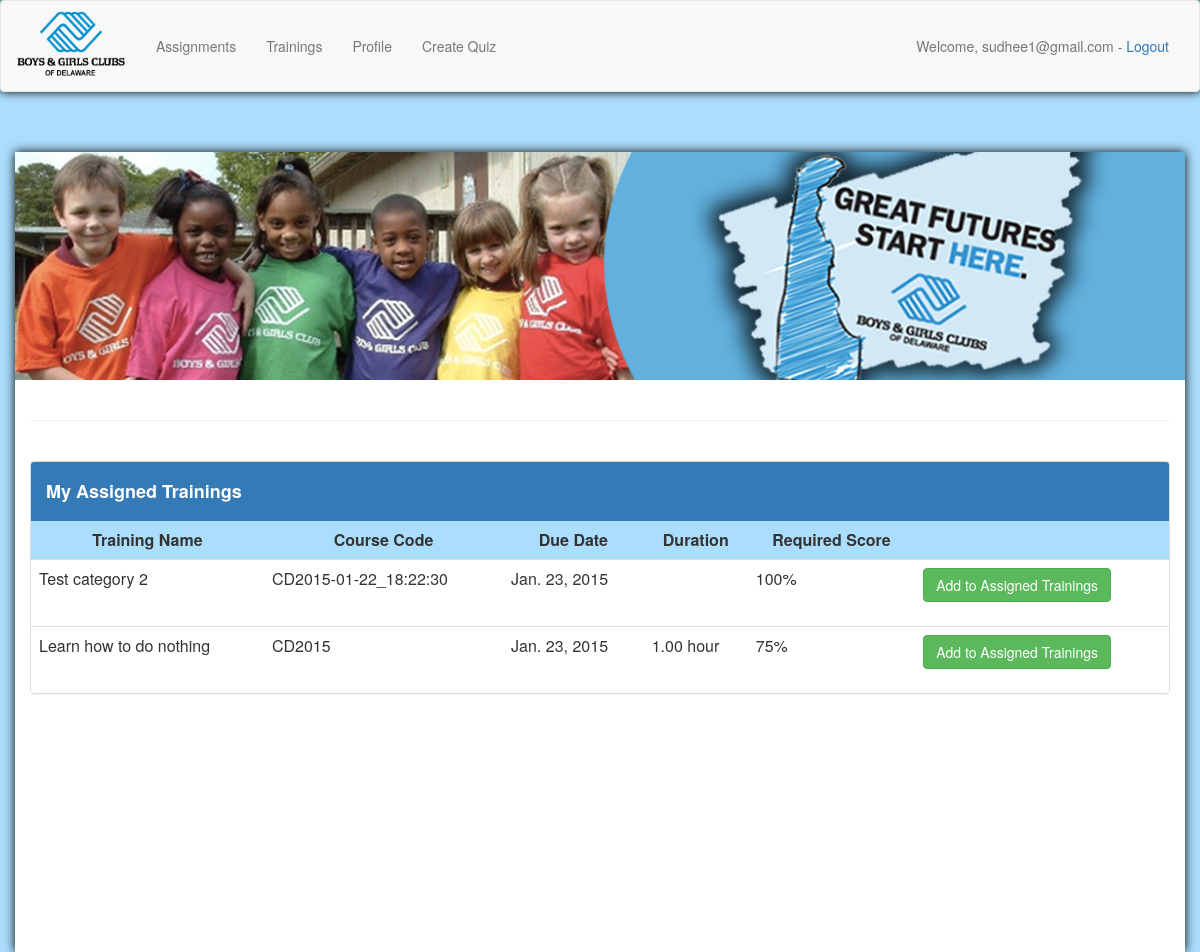
The app's page /trainings/ (signed in) with its own data.
### quiz_admin/models.py (models this page shows, shortened)
class Categories(models.Model):
    class Meta:
        verbose_name_plural = "quizzes"
    groups = models.ManyToManyField(Group, related_name='group')
    category_text = models.CharField(max_length=200, unique=True )
    category_description = models.CharField(max_length=1000, default="")
    course_code = models.CharField(max_length=40, default="CD"+datetime.datetime.now().strftime('%Y-%m-%d_%H:%M:%S'))
    due_date = models.DateField(default=datetime.date.today)
    duration_hours = models.DecimalField(max_digits=5, decimal_places=2, default=0.0)
    required_score = models.DecimalField(max_digits=3, decimal_places=0, default=100)
    training_text = models.CharField(max_length=10000, null=True)

### quizzes/views.py (the view, shortened to what this page needs)
# urls.py: url(r'^trainings/$', 'quizzes.views.trainings', name='trainings'),
@login_required
def trainings(request):
    alert_msg = ""
    alert_style = ""
    trainings = Categories.objects.all()
    context = {'trainings': trainings, 'alert_msg': alert_msg, 'alert_style': alert_style }
    return render(request, 'trainings.html', context)

### quizzes/templates/trainings.html (shortened to what this page needs)
{% include "base.html" %}
<head>
</head>
<body>
    <div class="container" style="background-color: #ffffff; height:100%; box-shadow:0 0 10px black;">
        <img src="{{ MEDIA_ROOT }}/media/BAGCA_DEE.png" style= "width: 877.5pt; margin-left:-11pt;"/>
        <br/><br>
        <hr/>
        <br>
        {% if trainings %}
            <div class="panel panel-default">
                <div class="panel-heading" style="background-color:rgb(51,122,183);margin-bottom:-2px;">
                    <h4 style="color:white;"><b>My Assigned Trainings</b></h4>
                </div>
                <table class="table table-striped" style="width:100%;">
                    <tr>
                        <th>Training Name</th>
                        <th>Course Code</th>
                        <th>Due Date</th>
                        <th>Duration</th>
                        <th>Required Score</th>
                        <th></th>
                    </tr>
                    {% for t in trainings %}
                        <tr>
                            <td style="margin-left: auto; margin-right: auto;">{{ t.category_text }}</td>
                            <td style="margin-left: auto; margin-right: auto;">{{ t.course_code }}</td>
                            <td style="margin-left: auto; margin-right: auto;">{{ t.due_date }}</td>
                            <td>
                            {% if t.duration_hours > 0 %}
                                {{ t.duration_hours }}
                                {% if t.duration_hours != 1 %}
                                    hours
                                {% else %}
                                        hour
                                    {% endif %}
                            {% endif %}
                            </td>
                            <td style="margin-left: auto; margin-right: auto;">{{ t.required_score }}%</td>
                            <td style="margin-left: auto; margin-right: auto;">
                                <form action="/trainings/" method="post">
                                    <button type="SUBMIT" class="btn btn-success">Add to Assigned Trainings</button>
                                </form>
                            </td>
                        </tr>
                    {% endfor %}
                </table>
            </div>
        {% else %}
            <div style="text-align:center;">
                <h3>Sorry, but there are currently no assigned trainings available to display.</h3>
            </div>
        {% endif %}
    </div>
</body>

### quizzes/templates/base.html (shortened to what this page needs)
<head>
    {% load bootstrap3 %}
    {% bootstrap_css %}
</head>
<body>
    <nav class="navbar navbar-default" style="box-shadow:0 0 10px black;">
        <div class="container-fluid">
            <br/>
            <div class="navbar-header" style="margin-top:-25px;">
                <a class="navbar-brand" href="/"><img src="/media/bagcd_logo.png" alt="Boys & Girls Club of Delaware" height="70" width="110"></img></a>
            </div>
            <div class="collapse navbar-collapse">
                <ul class="nav navbar-nav">
                    <li role="presentation"><a href="/">Assignments</a></li>
                    <li role="presentation"><a href="/trainings">Trainings</a></li>
                    <li role="presentation"><a href="/profile">Profile</a></li>
                    {% if user.is_superuser %}
                        <li role="presentation"><a href="/create_quiz_form">Create Quiz</a></li>
                    {% endif %}
                </ul>
                <ul class="nav navbar-nav navbar-right">
                    <li>
                        {% if user.is_authenticated %}
                            <p class="navbar-text">Welcome, {{user.email}} - <a href="/accounts/logout/">Logout</a></p>
                        {% endif %}
                    </li>
                </ul>
            </div>
            <br/>
        </div>
    </nav>
    <br/>
    <br/>
</body>

### quizzes/templates/base.html (style rules this page uses)
html body { background-color:#abddfc; }

### quizzes/templates/trainings.html (style rules this page uses)
td { background-color: white; }
th { background-color: #abddfc; text-align: center; }

### records on screen
Categories: category_text "Test category 2", course_code "CD2015-01-22_18:22:30", due_date "Jan. 23, 2015", required_score "100"
Categories: category_text "Learn how to do nothing", course_code "CD2015", due_date "Jan. 23, 2015", duration_hours "1.00", required_score "75"

### other values on screen
{{ user.email }} "sudhee1@gmail.com"
